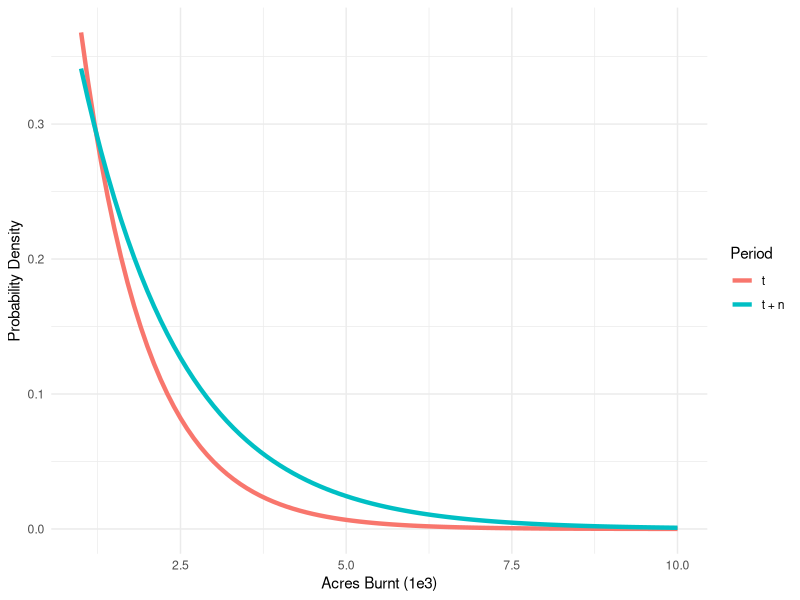

Write the R code that produced this figure.
# Compare fake probability distributions.

library(tidyverse)

# Set up individuals.

dat = 
  tibble(id = seq(1, 10),
         x = rnorm(10),
         y = rnorm(10),
         z = rnorm(10))

e = exp(1)

dat = 
  tibble(acres = seq(1, 10, by = 0.1),
         't' = 01.00 * e ^ -(01.00 * acres),
         't + n' = 00.66 * e ^ -(00.66 * acres)) %>% 
  pivot_longer(cols = c(t, 't + n'))

vis = 
  dat %>% 
  ggplot() +
  geom_line(aes(x = acres,
                y = value,
                color = name),
            linewidth = 1.5) +
  labs(x = "Acres Burnt (1e3)",
       y = "Probability Density",
       color = "Period") +
  theme_minimal()

ggsave("out/plot_density.png",
       vis,
       dpi = 300,
       width = 4.5,
       height = 3)
